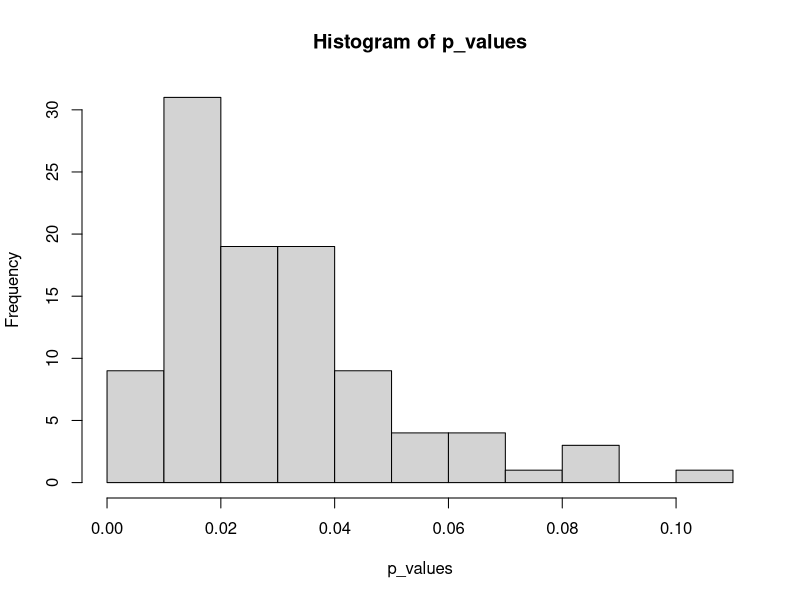
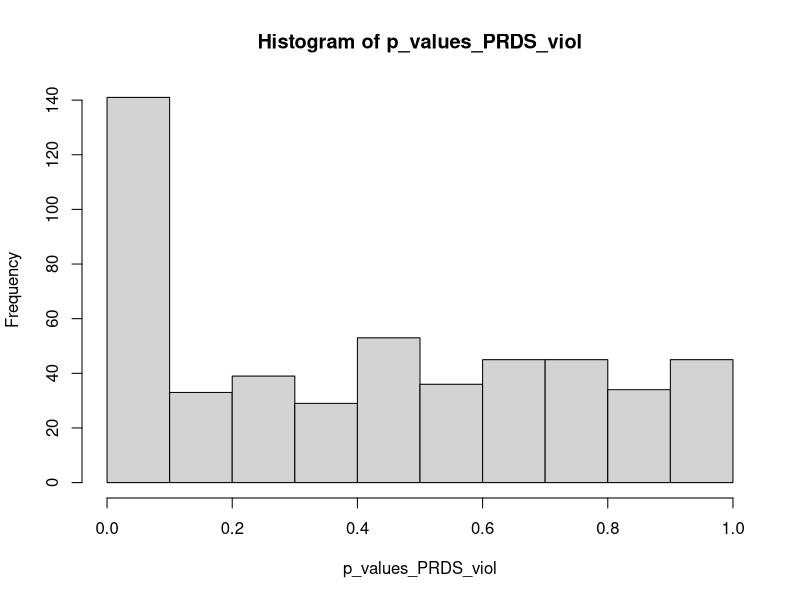

Source code (R) for these figures, in order:
## ---- chunk 1
set.seed(495)
# Simulated independent hypothesis tests:
num_tests <- 100
alpha <- 0.05
p_values <- rbeta(num_tests, shape1 = 2, shape2 = 65) # better to actually do hypothesis tests, but this works 
hist(p_values)
## ---- chunk 2
sum(p.adjust(p_values, method = "BH") <= alpha)
sum(p.adjust(p_values, method = "bonferroni") <= alpha)
## ---- chunk 3
library(MASS)
rho <- -0.0017

# Number of tests and means
m <- 500
m1 <- 0.2*m # 100 tests are different
mu_vec <- c(rep(4, m1), rep(0, m - m1))

# A negative correlation matrix
sigma <- matrix(rho, nrow = m, ncol = m)
diag(sigma) <- 1 #diagonals should be 1

# Generate data from MVN for all 
test_stats <- MASS::mvrnorm(n = 1, mu = mu_vec, Sigma = sigma)

# Convert these test statistics into p-values using standardized normal (two sided)
p_values_PRDS_viol <- 2 * (1 - pnorm(abs(test_stats)))

hist(p_values_PRDS_viol)
## ---- chunk 4
sum(p.adjust(p_values_PRDS_viol, method = "BY") <= alpha)
sum(p.adjust(p_values_PRDS_viol, method = "BH") <= alpha)
## ---- chunk 5
sum(p.adjust(p_values, method = "BH") <= alpha)
sum(p.adjust(p_values, method = "BY") <= alpha)
